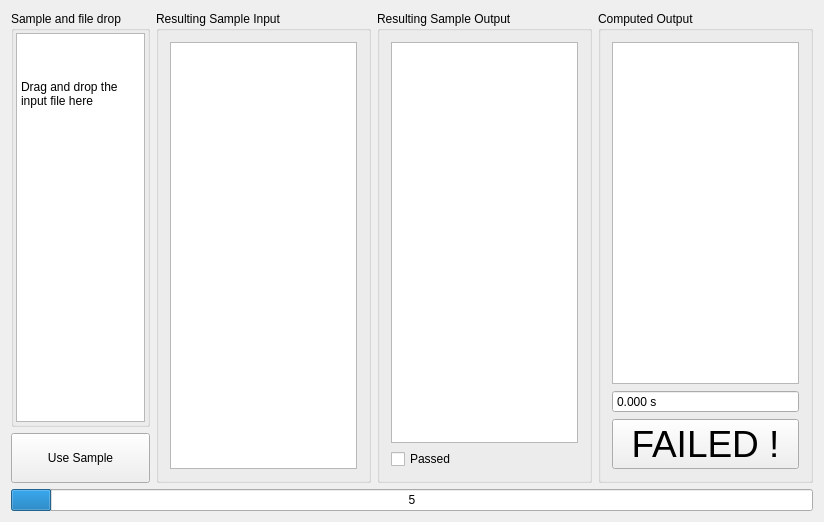
<?xml version="1.0" encoding="UTF-8"?>
<ui version="4.0">
 <class>BullseyeClass</class>
 <widget class="QWidget" name="BullseyeClass">
  <property name="geometry">
   <rect>
    <x>0</x>
    <y>0</y>
    <width>824</width>
    <height>522</height>
   </rect>
  </property>
  <property name="acceptDrops">
   <bool>true</bool>
  </property>
  <property name="windowTitle">
   <string>Bullseye</string>
  </property>
  <layout class="QVBoxLayout" name="verticalLayout_6">
   <item>
    <layout class="QHBoxLayout" name="horizontalLayout_2">
     <item>
      <layout class="QVBoxLayout" name="verticalLayout_5" stretch="0,0">
       <item>
        <widget class="QGroupBox" name="groupBox">
         <property name="title">
          <string>Sample and file drop</string>
         </property>
         <layout class="QVBoxLayout" name="verticalLayout">
          <property name="spacing">
           <number>2</number>
          </property>
          <property name="margin">
           <number>2</number>
          </property>
          <item>
           <widget class="QPlainTextEdit" name="pEditDrop">
            <property name="acceptDrops">
             <bool>false</bool>
            </property>
            <property name="plainText">
             <string>


Drag and drop the input file here</string>
            </property>
           </widget>
          </item>
         </layout>
        </widget>
       </item>
       <item>
        <widget class="QPushButton" name="pUseSampleButton">
         <property name="minimumSize">
          <size>
           <width>0</width>
           <height>50</height>
          </size>
         </property>
         <property name="text">
          <string>Use Sample</string>
         </property>
        </widget>
       </item>
      </layout>
     </item>
     <item>
      <layout class="QHBoxLayout" name="horizontalLayout">
       <item>
        <widget class="QGroupBox" name="groupBox_2">
         <property name="title">
          <string>Resulting Sample Input</string>
         </property>
         <layout class="QVBoxLayout" name="verticalLayout_2">
          <item>
           <widget class="QPlainTextEdit" name="pEditSampleInput">
            <property name="acceptDrops">
             <bool>false</bool>
            </property>
           </widget>
          </item>
         </layout>
        </widget>
       </item>
       <item>
        <widget class="QGroupBox" name="pGroupSamplOut">
         <property name="title">
          <string>Resulting Sample Output</string>
         </property>
         <layout class="QVBoxLayout" name="verticalLayout_4">
          <item>
           <widget class="QPlainTextEdit" name="pEditSampleOutput">
            <property name="acceptDrops">
             <bool>false</bool>
            </property>
           </widget>
          </item>
          <item>
           <widget class="QCheckBox" name="pPassedCheckBox">
            <property name="text">
             <string>Passed</string>
            </property>
            <property name="iconSize">
             <size>
              <width>28</width>
              <height>28</height>
             </size>
            </property>
            <property name="checkable">
             <bool>true</bool>
            </property>
           </widget>
          </item>
         </layout>
        </widget>
       </item>
       <item>
        <widget class="QGroupBox" name="groupBox_3">
         <property name="title">
          <string>Computed Output</string>
         </property>
         <layout class="QVBoxLayout" name="verticalLayout_3">
          <item>
           <widget class="QPlainTextEdit" name="pEditComputedOutput">
            <property name="acceptDrops">
             <bool>false</bool>
            </property>
           </widget>
          </item>
          <item>
           <widget class="QDoubleSpinBox" name="pTimeBox">
            <property name="buttonSymbols">
             <enum>QAbstractSpinBox::NoButtons</enum>
            </property>
            <property name="prefix">
             <string/>
            </property>
            <property name="suffix">
             <string> s</string>
            </property>
            <property name="decimals">
             <number>3</number>
            </property>
            <property name="maximum">
             <double>1000.000000000000000</double>
            </property>
           </widget>
          </item>
          <item>
           <widget class="QPushButton" name="pFailedButton">
            <property name="enabled">
             <bool>true</bool>
            </property>
            <property name="minimumSize">
             <size>
              <width>0</width>
              <height>50</height>
             </size>
            </property>
            <property name="font">
             <font>
              <pointsize>28</pointsize>
             </font>
            </property>
            <property name="text">
             <string>FAILED !</string>
            </property>
           </widget>
          </item>
         </layout>
        </widget>
       </item>
      </layout>
     </item>
    </layout>
   </item>
   <item>
    <widget class="QProgressBar" name="pProgressBar">
     <property name="value">
      <number>5</number>
     </property>
     <property name="textVisible">
      <bool>true</bool>
     </property>
     <property name="invertedAppearance">
      <bool>false</bool>
     </property>
     <property name="textDirection">
      <enum>QProgressBar::TopToBottom</enum>
     </property>
     <property name="format">
      <string>%v</string>
     </property>
    </widget>
   </item>
  </layout>
 </widget>
 <layoutdefault spacing="6" margin="11"/>
 <resources>
  <include location="visualproblemsolver.qrc"/>
 </resources>
 <connections/>
</ui>
